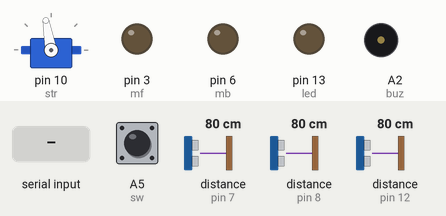
Simulated run of this sketch. Board: Arduino Uno, built with avr-gcc and run on an emulated ATmega328P. Shown: servo, output pins drawn as LEDs (lit = HIGH), buzzer (waves = sounding, pin HIGH). Dashed ring = blinking. The inputs (shaded band) are chosen by the test bench; at power-on: A5 (sw) HIGH, distance to the obstacle (sensors on pin 12, pin 7, pin 8) 80 cm. The echo pulse lasts 58.3 µs per cm.

Above: at 1.2 s.
1.3 s: A5 (sw) pulled LOW for 0.15 s
At 2.1 s:
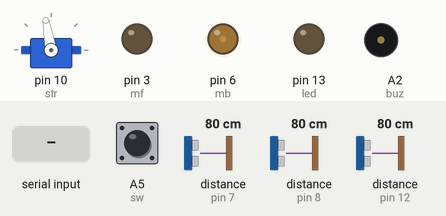
3.1 s: distance to the obstacle (sensor on pin 12) set to 11 cm
4.6 s: distance to the obstacle (sensor on pin 12) set to 8 cm
At 4.9 s:
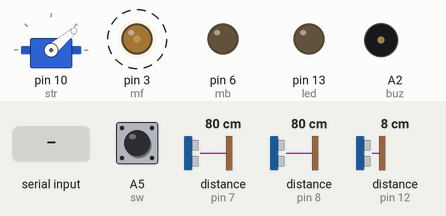
10.6 s: byte 30 received over Serial
12.5 s: byte 90 received over Serial
At 13.2 s:
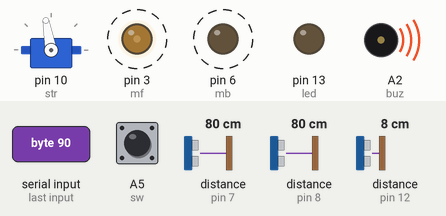
Timing chart, 0 to 51.1 s (numbered marks = the images above; inputs shaded):
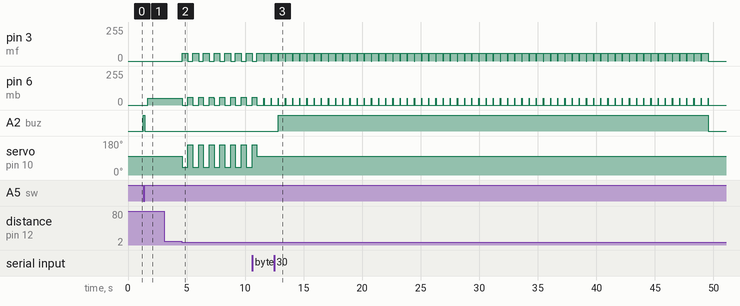

Measured:
- the behaviour switches between 10 and 9 cm on distance to the obstacle (sensor on pin 12) (found by bisection; images 1 and 2)
- after the input at 1.3 s, pin 6 (mb): 0/255 → 50/255 after 0.37 s; A2 (buz): LOW → HIGH at once, → LOW 0.15 s later
- after the input at 3.1 s, every drawn part: stays the same
- after the input at 4.6 s, pin 3 (mf): alternates 60/255 for 0.50 s and 0/255 for 0.41 s, starting at once; pin 6 (mb): 50/255 → 0/255 at once, then repeats every 0.91 s: 60/255 0.40 s, 50/255 0.01 s, 0/255 0.50 s; servo on pin 10 (str): alternates 160° for 0.41 s and 40° for 0.50 s, starting at once
- after the input at 12.5 s, pin 3 (mf), pin 6 (mb): goes on until 49.6 s, then stays 0/255; A2 (buz): LOW → HIGH after 0.33 s, → LOW 36.7 s later

The sketch:

WRO_second.ino
```cpp
#include <Servo.h>                // Include Servo library for controlling servo motors
#include <NewPing.h>             // Include NewPing library for ultrasonic distance sensing
#include <Arduino.h>             // Include Arduino core library

Servo steering;                  // Create a Servo object for steering control

// Initialize NewPing objects for ultrasonic sensors with specified trigger and echo pins
NewPing sf(11, 12, 300);        // Front sensor (trigger pin: 11, echo pin: 12, max distance: 300 cm)
NewPing sr(4, 8, 300);          // Right sensor (trigger pin: 4, echo pin: 8, max distance: 300 cm)
NewPing sl(9, 7, 300);          // Left sensor (trigger pin: 9, echo pin: 7, max distance: 300 cm)
NewPing s_r(2, 2, 300);          // Right sensor (trigger pin: 4, echo pin: 8, max distance: 300 cm)
NewPing s_l(5, 5, 300);          // Left sensor (trigger pin: 9, echo pin: 7, max distance: 300 cm)

// Define pin constants
#define str 10                   // Steering control pin
#define mf 3                    // Motor forward pin
#define mb 6                   // Motor backward pin
#define buz A2                  // Buzzer pin
#define sw A5                   // Switch pin
#define led 13
#define reset_timer 1800       // Timer reset value (in milliseconds)
#define sinit 100              // Initial position for steering

short int fd, ld, rd,Rd,Ld;           // Variables to hold distance readings from front, left, and right sensors

// PID constants for control algorithm
float Kp = 3;                 // Proportional gain
float Ki = 0;                   // Integral gain
float Kd = 0;                   // Derivative gain

// Desired distance from the wall
const int desiredDistance = 30;  // Target distance in centimeters

// Variables for PID control
float previousError = 0;        // Store previous error for PID calculations
float integral = 0;             // Integral component for PID control
unsigned long s_timer = 0;      // Timer for sampling or control timing
char int_it;                    // Character variable, purpose unclear from context
int obj;                        // Variable for object detection, purpose unclear
bool line_dect = 1;             // Line detection status (1 for true)
unsigned long timer = 0;        // General timer variable
int turn = 0;                   // Variable to determine turn direction
bool should_stop = 0;           // Flag to indicate if stopping is needed
unsigned long stop_timer = 0;   // Timer for stop functionality
unsigned long srl_timer = 0;
bool orientation_check = 0;
bool millis_count = 0;
unsigned long orientation_timer = 0;
bool left =0;
int is_obj = 0;
unsigned long wait_timer = 0;
int return_timer = 0;
int objstr = 100;
int laststr = 0;

void setup() {
  Serial.begin(9600);           // Initialize serial communication at 9600 baud rate
  steering.attach(str);         // Attach the servo control to the defined pin
  steering.write(sinit);        // Set the servo to the initial position
  pinMode(mf, OUTPUT);          // Set motor forward pin as output
  pinMode(mb, OUTPUT);          // Set motor backward pin as output
  pinMode(buz, OUTPUT);         // Set buzzer pin as output
  pinMode(led, OUTPUT);         // Set buzzer pin as output
  pinMode(sw, INPUT_PULLUP);    // Set switch pin as input with pull-up resistor
}

void loop() {
//  srl();
  int r = button_read();         // Read the button state using a custom function
  if(r == 1) {                   // If button state indicates first action
    first();                     // Call the first function
  }
  else if(r == 2) {                   // If button state indicates second action
    while(1) {                  // Enter an infinite loop
      sonar_read();              // Read distance from sonar sensors
      if(digitalRead(sw) == 0)   // Check if switch is pressed
        break;                   // Exit the loop if switch is pressed
    }
  }
}
```

backup.ino
```cpp
//bool line_done = 0;
//unsigned long turn_millis = 0;
//void first() {
//  turn = 0;         // Reset turn counter
//  timer = 0;        // Reset timer
//  should_stop = 0;  // bool to indicate if stopping is needed
//  stop_timer = 0;   // Reset stop timer
//  orientation_check = 0;
//  orientation_timer = 0;
//  obj = 0;
//
//  while (1) {
//    while (!orientation_check) {
//      linecheck();
//      reading();
//      if (!should_stop && turn >= 12) {
//        if (!should_stop) {
//          should_stop = 1;
//          stop_timer = millis();
//        }
//      } else if (should_stop && millis() - stop_timer > 700) {
//        steering.write(sinit);  // Return steering to initial position
//        run(0);                 // Stop motor
//        digitalWrite(buz, 0);   // Turn off buzzer
//        break;                  // Exit the loop
//      }
//      float error = (rd - ld);  // Calculate error based on desired distance
//      integral += error;        // Accumulate error for the integral term
//
//      // Calculate PID correction
//      float correction = Kp * error + Ki * integral + Kd * (error - previousError);
//      //    Serial.print(correction);  // Print correction value for debugging
//      //    Serial.print("  ");
//
//      // Map correction to servo angle (-90 to 90 degrees for steering)
//      int steeringAngle = map(correction, 60, -60, 55, 145);  // Adjust range for responsiveness
//      if (objstr != 100) steeringAngle = objstr;
//      else if (objstr = 100) steeringAngle = steeringAngle;
//      steeringAngle = constrain(steeringAngle, 55, 145);  // Constrain angle within servo limits
//
//      steering.write(steeringAngle);  // Set steering angle based on correction
//
//      // Update motor speed based on the correction
//      float baseSpeed = map(abs(correction), 0, 50, 80, 80);  // Adjust base speed based on correction magnitude
//      if (objstr != 100) {
//        baseSpeed = 50;
//      } else if (objstr = 100) baseSpeed = baseSpeed;
//      baseSpeed = constrain(baseSpeed, 80, 80);  // Ensure speed is within bounds
//
//      run(baseSpeed);         // Set motor speed
//      previousError = error;  // Store current error for next iteration
//    }
//    if (left) {
//      while (1) {
//
//        linecheck();
//        reading();
//        if (!should_stop && turn >= 12) {
//          if (!should_stop) {       // If not already in stop condition
//            should_stop = 1;        // Set stop flag
//            stop_timer = millis();  // Record the time when stopping started
//          }
//        } else if (should_stop && millis() - stop_timer > 700) {
//          steering.write(sinit);  // Return steering to initial position
//          run(0);                 // Stop motor
//          digitalWrite(buz, 0);   // Turn off buzzer
//          break;                  // Exit the loop
//        }
//        if (fd > 60) {
//          float error = (45 - rd);  // Calculate error based on desired distance
//          integral += error;        // Accumulate error for the integral term
//
//          // Calculate PID correction
//          float correction = Kp * error + Ki * integral + Kd * (error - previousError);
//          //    Serial.print(correction);  // Print correction value for debugging
//          //    Serial.print("  ");
//
//          // Map correction to servo angle (-90 to 90 degrees for steering)
//          int steeringAngle = map(correction, -120, 120, 55, 145);  // Adjust range for responsiveness
//          if (objstr != 100) steeringAngle = objstr;
//          else if (objstr = 100) steeringAngle = steeringAngle;
//          steeringAngle = constrain(steeringAngle, 55, 145);  // Constrain angle within servo limits
//
//          steering.write(steeringAngle);  // Set steering angle based on correction
//
//          // Update motor speed based on the correction
//          float baseSpeed = map(abs(correction), 0, 50, 80, 80);  // Adjust base speed based on correction magnitude
//          if (objstr != 100) {
//            baseSpeed = 50;
//          } else if (objstr = 100) baseSpeed = baseSpeed;
//          baseSpeed = constrain(baseSpeed, 80, 80);  // Ensure speed is within bounds
//                                                     //    Serial.println(steeringAngle);                            // Print steering angle for debugging
//
//          run(baseSpeed);         // Set motor speed
//          previousError = error;  // Store current error for next iteration
//        } else if (fd < 60 && line_done && objstr == 100) {
//          turn_millis = millis();
//          while ((millis() - turn_millis < 1000)&& objstr == 100 || line_done) {
//            steering.write(140);
//            run(50);
//            if ((millis() - turn_millis > 970) || objstr != 100) {
//              line_done = 0;
//            }
//          }
//        }
//      }
//    } else if (!left) {
//      while (1) {
//        linecheck();
//        reading();
//        if (!should_stop && turn >= 12) {
//          if (!should_stop) {       // If not already in stop condition
//            should_stop = 1;        // Set stop flag
//            stop_timer = millis();  // Record the time when stopping started
//          }
//        } else if (should_stop && millis() - stop_timer > 700) {
//          steering.write(sinit);  // Return steering to initial position
//          run(0);                 // Stop motor
//          digitalWrite(buz, 0);   // Turn off buzzer
//          break;                  // Exit the loop
//        }
//        if (fd > 60) {
//          float error = (45 - ld);  // Calculate error based on desired distance
//          integral += error;        // Accumulate error for the integral term
//
//          // Calculate PID correction
//          float correction = Kp * error + Ki * integral + Kd * (error - previousError);
//          //    Serial.print(correction);  // Print correction value for debugging
//          //    Serial.print("  ");
//
//          // Map correction to servo angle (-90 to 90 degrees for steering)
//          int steeringAngle = map(correction, 120, -120, 55, 145);  // Adjust range for responsiveness
//          if (objstr != 100) steeringAngle = objstr;
//          else if (objstr = 100) steeringAngle = steeringAngle;
//          steeringAngle = constrain(steeringAngle, 55, 145);  // Constrain angle within servo limits
//
//          steering.write(steeringAngle);  // Set steering angle based on correction
//
//          // Update motor speed based on the correction
//          float baseSpeed = map(abs(correction), 0, 50, 80, 80);  // Adjust base speed based on correction magnitude
//          if (objstr != 100) {
//            baseSpeed = 50;
//          } else if (objstr = 100) baseSpeed = baseSpeed;
//          baseSpeed = constrain(baseSpeed, 80, 80);  // Ensure speed is within bounds
//          // Serial.println(steeringAngle);                            // Print steering angle for debugging
//
//          run(baseSpeed);         // Set motor speed
//          previousError = error;  // Store current error for next iteration
//        } else if (fd < 60 && line_done && objstr == 100) {
//          turn_millis = millis();
//          while ((millis() - turn_millis < 1000)&& objstr ==100 || line_done) {
//            steering.write(60);
//            run(50);
//            if ((millis() - turn_millis > 970) || objstr != 100) {
//              line_done = 0;
//            }
//          }
//        }
//      }
//    }
//  }
//}
//
//void linecheck() {
//  srl();  // Check serial input (function definition not provided)
//
//  unsigned long currentMillis = millis();  // Get current time in milliseconds
//
//  // Check if line is detected and timer condition is met
//  if (!line_dect && (currentMillis - timer) > 1500) {
//    line_dect = 1;           // Reset line detection status
//    digitalWrite(buz, LOW);  // Turn off buzzer
//  } else if (!line_dect) {
//    return;  // Exit if line not detected
//  }
//
//  // If front distance is less than 160 cm and object detected, increment turn counter
//  if (fd <= 160 && obj >= 3) {
//    if (!orientation_check) {
//      (obj == 3) ? left = 1 : left = 0;
//      orientation_check = 1;
//    }
//    turn++;
//    if (!line_done) {
//      line_done = 1;  // Increment turn counter
//    }
//    digitalWrite(buz, HIGH);  // Activate buzzer
//    line_dect = 0;            // Set line detection to false
//    timer = currentMillis;    // Update timer to current time
//  }
//}
```

input.ino
```cpp
int button_read() {
  int cl = 0;                 // Initialize counter for button presses
p:
  int t = 0;                  // Initialize timer for button hold duration

  // Check if the switch is pressed
  if (digitalRead(sw) == 0) {
    digitalWrite(buz, HIGH);  // Activate buzzer to indicate button press
    while (digitalRead(sw) == 0) { // Wait while the button is pressed
      delay(1);                // Small delay to prevent busy waiting
      t++;                     // Increment timer for duration of press
    }
    digitalWrite(buz, LOW);   // Deactivate buzzer when button is released

    // If button was held long enough, register a press
    if (t > 15) {
      t = 0;                  // Reset timer
      cl++;                   // Increment button press counter

      // Wait until the button is released
      while (digitalRead(sw) == HIGH) {
        delay(1);              // Small delay to prevent busy waiting
        t++;                   // Increment timer for release duration
        if (t > 200) return cl; // If held for too long, return count
      }
      goto p;                 // Go back to the start to check for additional presses
    }
  }
  return cl;                 // Return the count of button presses
}
```

motor.ino
```cpp
void run(int speed) {
  // Check if speed is 0 (stop condition)
  if (speed == 0) {
    digitalWrite(mf, 0);      // Turn off the forward motor
    digitalWrite(mb, 0);      // Turn off the backward motor
  }
  // Check if speed is negative (reverse condition)
  else if (speed < 0) {
    analogWrite(mf, abs(speed)); // Set forward motor speed (using absolute value)
    analogWrite(mb, 0);        // Turn off backward motor
  }
  // Check if speed is positive (forward condition)
  else if (speed > 0) {
    analogWrite(mf, 0);        // Turn off forward motor
    analogWrite(mb, abs(speed)); // Set backward motor speed (using absolute value)
  }
}
```

serial_.ino
```cpp
void srl() {
  // Non-blocking Serial check

//  if(millis()-srl_timer >15){
//      Serial.write("a");
//      srl_timer = millis();
//  }
  while (Serial.available() > 0) { // Loop until all serial data is read
    int_it = Serial.read();        // Read a byte from the serial buffer
    if(int_it >= 80){
      int_it -= 80;
      objstr = int_it * 3;
      objstr += 40;
      obj = 4;
      if(orientation_check && left)
        obj = 0;
    }
    else if (int_it >= 40){
      int_it -= 40;
      objstr = int_it * 3;
      objstr += 40;
      obj = 3;
      if(orientation_check && !left)
        obj = 0;
    }
    else
    {
//    Serial.println(obj);
      objstr = int_it * 3;
      objstr += 40;
      obj = 0;
    }
//    Serial.println(objstr);            // Convert ASCII character to integer (assuming single digit)
  }
}
```

sonar.ino
```cpp
void reading() {
  fd = sf.ping_cm();            // Read distance from front sensor in centimeters
  ld = sl.ping_cm();            // Read distance from left sensor in centimeters
  rd = sr.ping_cm();            // Read distance from right sensor in centimeters
//  Ld = s_l.ping_cm();            // Read distance from left sensor in centimeters
//  Rd = s_r.ping_cm();            // Read distance from right sensor in centimeters

  // Check if left distance is zero (indicating no reading), set to 300 cm
  if (ld == 0) {
    ld = 300;                   // Default distance if no reading is detected
  } else ld = ld;               // No change if reading is valid
//  if (Ld == 0) {
//    Ld = 300;                   // Default distance if no reading is detected
//  } else Ld = Ld;               // No change if reading is valid
//  if (Rd == 0) {
//    Rd = 300;                   // Default distance if no reading is detected
//  } else Rd = Rd;               // No change if reading is valid


  // Check if right distance is zero (indicating no reading), set to 300 cm
  if (rd == 0) {
    rd = 300;                   // Default distance if no reading is detected
  } else rd = rd;               // No change if reading is valid

  // Check if front distance is zero (indicating no reading), set to 300 cm
  if (fd == 0) {
    fd = 300;                   // Default distance if no reading is detected
  } else fd = fd;               // No change if reading is valid
//  rd = min(rd,Rd);
//  ld = max(ld,Ld);
}
void sonar_read() {
  reading();                    // Call the reading function to update distances
  Serial.print(ld);            // Print left distance for debugging
  Serial.print("   ");
  Serial.print(Ld);            // Print left distance for debugging
  Serial.print("   ");
  Serial.print(fd);            // Print front distance for debugging
  Serial.print("   ");
  Serial.print(Rd);            // Print left distance for debugging
  Serial.print("   ");
  Serial.print(rd);            // Print right distance for debugging
  Serial.println("   ");        // Print a newline for better readability
//  delay(500);                  // Wait for half a second before next printing
}
```

Source omitted: second_round.ino (4427 bytes)
